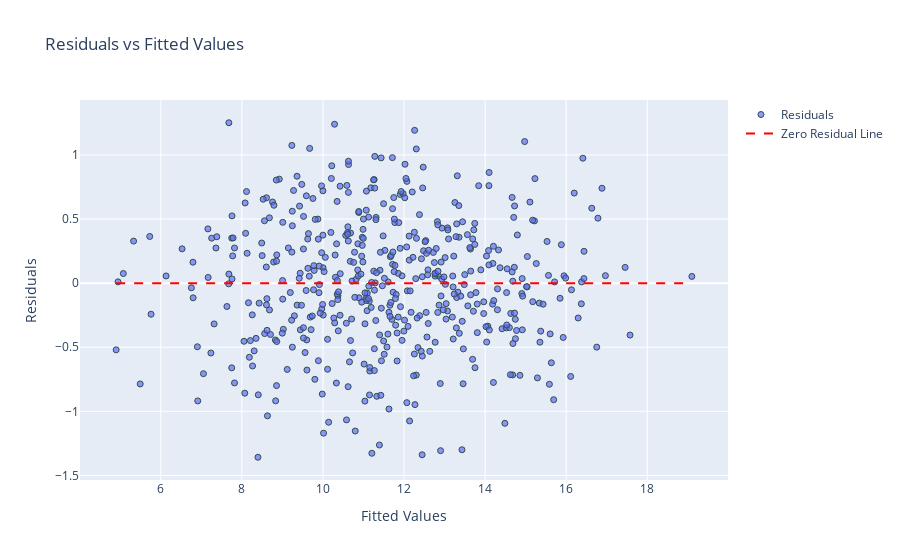
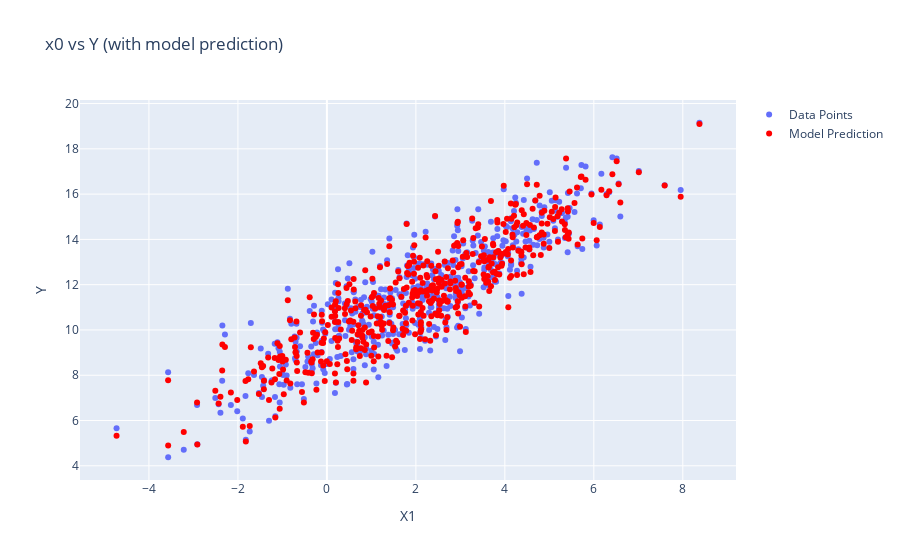
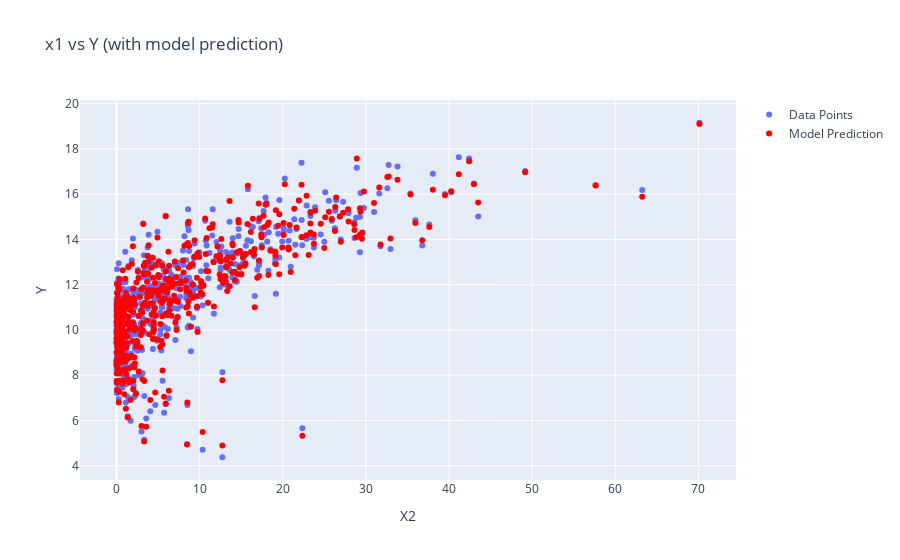
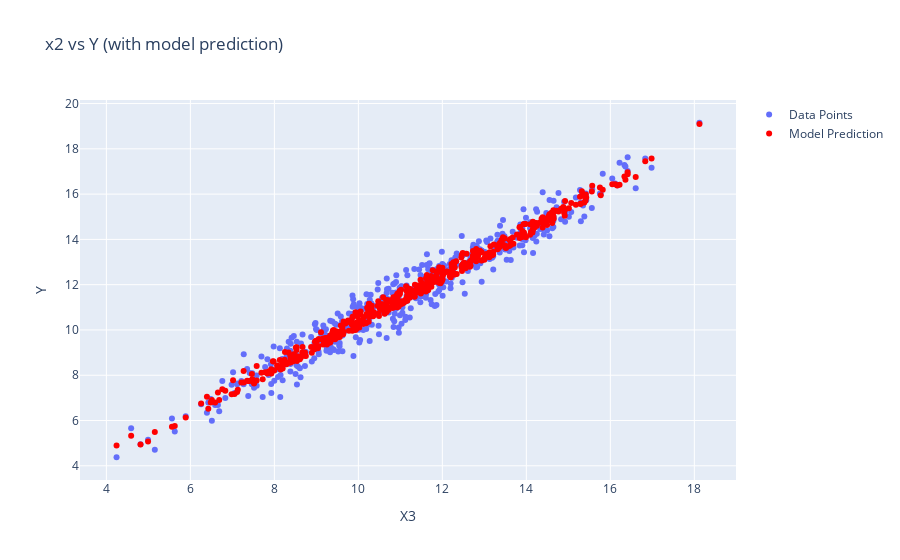

Notebook cell for these charts, in order:
### Code cell
reg.plot_residuals(X,Y)
reg.Beta
reg.coef
reg.feature_names
reg.MAE(X,Y)
reg.score(X,Y)
reg.predict(X)
reg.plot(X,Y)

### Figure 1 — Plotly figure (JSON) as saved in the notebook; plotly's stock layout.template omitted (floating-point values rounded to 4 significant figures; data arrays with more than 128 entries replaced by an {"elided": "..."} marker saying what was removed)
{"data": [{"marker": {"color": "rgba(99, 110, 250, 0.7)", "line": {"color": "DarkSlateGrey", "width": 1}}, "mode": "markers", "name": "Residuals", "type": "scatter", "x": {"elided": "500 float values"}, "y": {"elided": "500 float values"}}, {"line": {"color": "red", "dash": "dash"}, "mode": "lines", "name": "Zero Residual Line", "type": "scatter", "x": [4.898, 19.1], "y": [0, 0]}], "layout": {"showlegend": true, "title": {"text": "Residuals vs Fitted Values"}, "xaxis": {"title": {"text": "Fitted Values"}}, "yaxis": {"title": {"text": "Residuals"}}}}

### Figure 2 — Plotly figure (JSON) as saved in the notebook; plotly's stock layout.template omitted (floating-point values rounded to 4 significant figures; data arrays with more than 128 entries replaced by an {"elided": "..."} marker saying what was removed)
{"data": [{"mode": "markers", "name": "Data Points", "type": "scatter", "x": {"elided": "500 float values"}, "y": {"elided": "500 float values"}}, {"marker": {"color": "red"}, "mode": "markers", "name": "Model Prediction", "type": "scatter", "x": {"elided": "500 float values"}, "y": {"elided": "500 float values"}}], "layout": {"title": {"text": "x0 vs Y (with model prediction)"}, "xaxis": {"title": {"text": "X1"}}, "yaxis": {"title": {"text": "Y"}}}}

### Figure 3 — Plotly figure (JSON) as saved in the notebook; plotly's stock layout.template omitted (floating-point values rounded to 4 significant figures; data arrays with more than 128 entries replaced by an {"elided": "..."} marker saying what was removed)
{"data": [{"mode": "markers", "name": "Data Points", "type": "scatter", "x": {"elided": "500 float values"}, "y": {"elided": "500 float values"}}, {"marker": {"color": "red"}, "mode": "markers", "name": "Model Prediction", "type": "scatter", "x": {"elided": "500 float values"}, "y": {"elided": "500 float values"}}], "layout": {"title": {"text": "x1 vs Y (with model prediction)"}, "xaxis": {"title": {"text": "X2"}}, "yaxis": {"title": {"text": "Y"}}}}

### Figure 4 — Plotly figure (JSON) as saved in the notebook; plotly's stock layout.template omitted (floating-point values rounded to 4 significant figures; data arrays with more than 128 entries replaced by an {"elided": "..."} marker saying what was removed)
{"data": [{"mode": "markers", "name": "Data Points", "type": "scatter", "x": {"elided": "500 float values"}, "y": {"elided": "500 float values"}}, {"marker": {"color": "red"}, "mode": "markers", "name": "Model Prediction", "type": "scatter", "x": {"elided": "500 float values"}, "y": {"elided": "500 float values"}}], "layout": {"title": {"text": "x2 vs Y (with model prediction)"}, "xaxis": {"title": {"text": "X3"}}, "yaxis": {"title": {"text": "Y"}}}}
